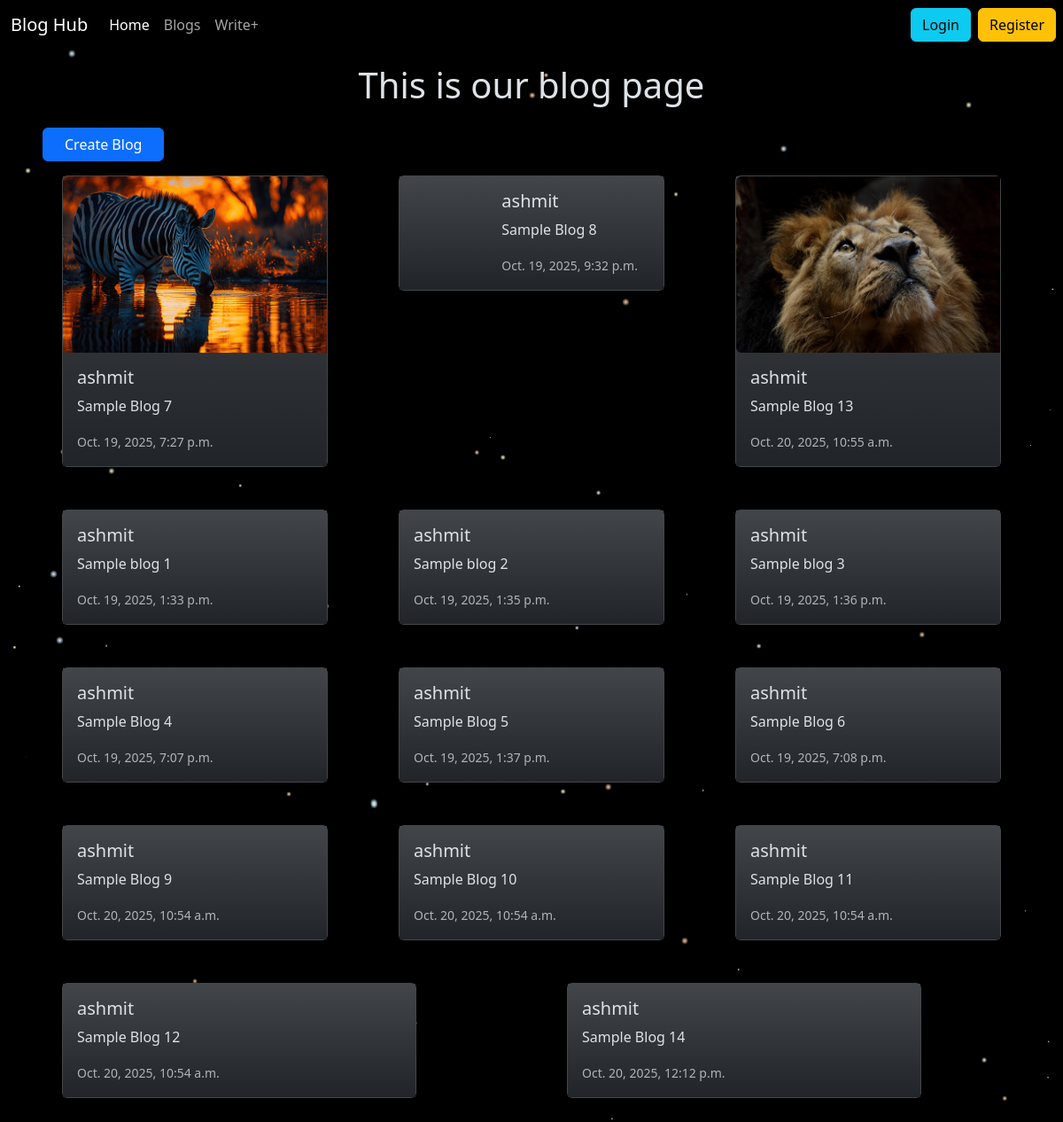
The page /blog_app/ on the database as committed earlier.
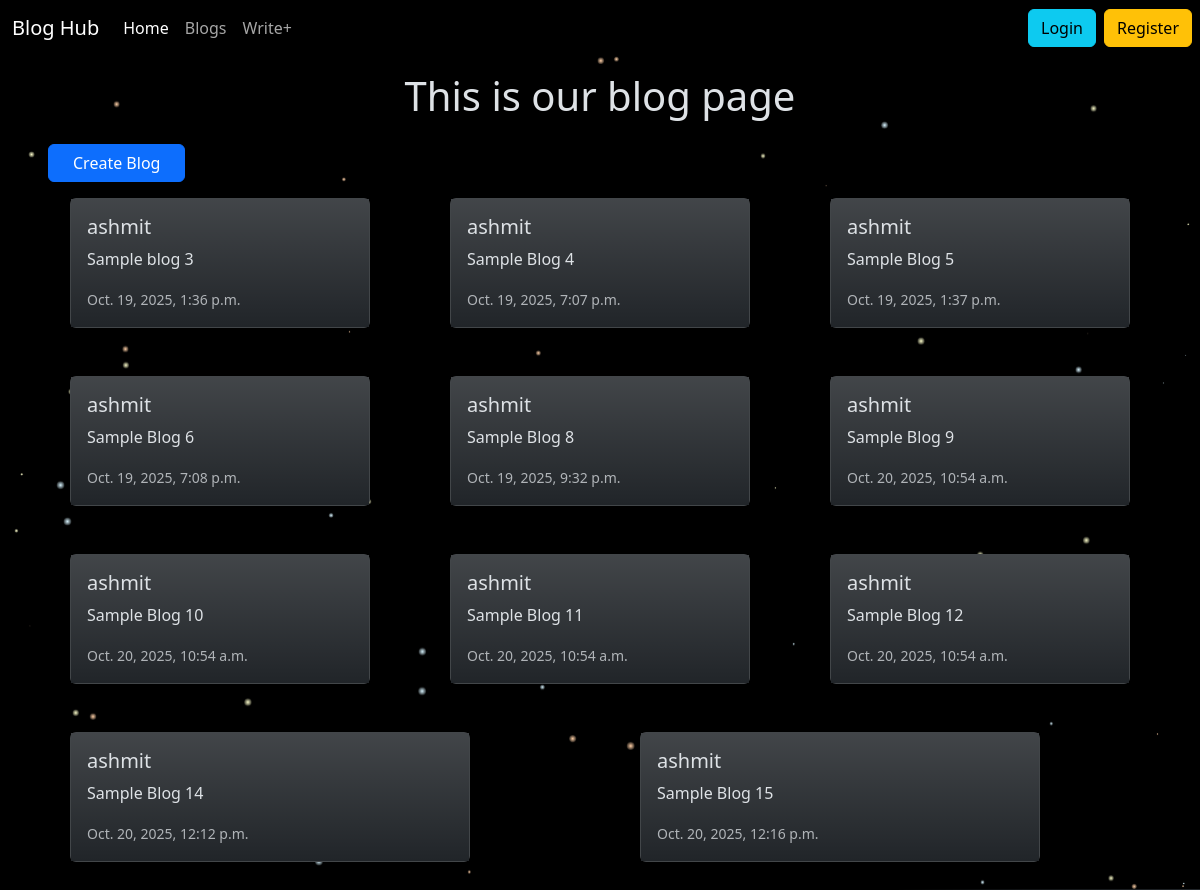
The same page on the database as committed later.
### blog_app/models.py (models this page shows, shortened)
class Blog(models.Model):
    user = models.ForeignKey(User, on_delete=models.CASCADE)
    content = models.TextField()
    thumbnail = models.ImageField(null=True, blank=True, upload_to='photos/')
    created_on = models.DateTimeField(auto_now_add=True)

### blog_app/views.py (the view)
# urls.py: path('', views.blog, name="blog"),
def blog(request):
    all_blogs = Blog.objects.all().order_by('-thumbnail')
    return render(request, "blog_app/index.html", {"all_blogs" : all_blogs})

### blog_app/templates/blog_app/index.html (shortened to what this page needs)
{% extends "base.html" %}
{% load static %}
{% block styling %}
<link rel="stylesheet" href="{% static "blog_style.css" %}">
{% endblock %}
{% block content %}
<h1 class="p-3 text-center">This is our blog page</h1>
<a class="btn btn-primary px-4 ms-5 " href="{% url "create_post" %}">Create Blog</a>
<div class="container px-4 ">
  <div class="row gx-5 ">
      {% for blog in all_blogs  %}
      <div class="col ">
        <div class="p-3 ">
        <div class="card mb-3 " style="max-width: 400px; ">
          <div class="row g-0 bg-dark bg-gradient" style="min-width: 240px">
              {% if blog.thumbnail != '' %}
            <div class="col-md-4 " style="min-width: fit-content;">
                    <img src="{{blog.thumbnail.url}}" class="img-fluid rounded-start" alt="">
                </div>
                {% endif %}
            <div class="col-md-8">
              <div class="card-body">
                <h5 class="card-title">{{blog.user}}</h5>
                {% if blog.content|length > 18 %}
                  <p class="card-text">{{ blog.content|slice:":15" }}......</p>
                {% else %}
                  <p class="card-text">{{ blog.content }}</p>
                {% endif %}
                <p class="card-text"><small class="text-body-secondary">{{blog.created_on}}</small></p>
              </div>
            </div>
          </div>
        </div>
    </div>
  </div>
    {% endfor %}
</div>
</div>
{% endblock %}

### templates/base.html (shortened to what this page needs)
{% load static %}
<!DOCTYPE html>
<html lang="en">
<head>
    <link href="https://cdn.jsdelivr.net/npm/bootstrap@5.3.8/dist/css/bootstrap.min.css" rel="stylesheet">
    {% block styling %}{% endblock %}
</head>
<body data-bs-theme="dark" class="finisher-header" style="height:100%; min-height:100vh">
    <div >
        <nav class="navbar sticky-top navbar-expand-lg bg-black " >
            <div class="container-fluid">
                <a class="navbar-brand" href="{% url "home" %}">Blog Hub</a>
                <div class="collapse navbar-collapse" id="navbarNavDropdown">
                    <ul class="navbar-nav">
                        <li class="nav-item">
                        <a class="nav-link active" aria-current="page" href="{% url "home" %}">Home</a>
                        </li>
                        <li class="nav-item">
                        <a class="nav-link" href="{% url "blog" %}">Blogs</a>
                        </li>
                        <li class="nav-item">
                        <a class="nav-link" href="{% url "create_post" %}">Write+</a>
                        </li>
                    </ul>
                </div>
            </div>
                {% if user.is_authenticated %}
                <form class="d-flex" role="search" method="post" action = {% url "logout" %}>
                    {% csrf_token %}
                    <button class="btn btn-outline-danger me-2" type="submit">Logout</button>
                </form>
                {% else %}
                    <a class="btn btn-info me-2" href="{% url "login" %}">Login</a>
                    <a class="btn btn-warning me-2" href="{% url "register" %}">Register</a>
                {% endif %}
        </nav>
        {% block content %}{% endblock %}
    </div>
</body>
</html>

### blog_app/static/blog_style.css (style rules this page uses)
.card { transition: all 0.3s; cursor: pointer; }

Rows that differ between the two databases and show on the page:
removed Blog: thumbnail (picture), user "ashmit", content "Sample Blog 7", created_on "Oct. 19, 2025, 7:27 p.m."
removed Blog: thumbnail (picture), user "ashmit", content "Sample Blog 13", created_on "Oct. 20, 2025, 10:55 a.m."
removed Blog: user "ashmit", content "Sample blog 1", created_on "Oct. 19, 2025, 1:33 p.m."
removed Blog: user "ashmit", content "Sample blog 2", created_on "Oct. 19, 2025, 1:35 p.m."
changed Blog "Sample Blog 8": thumbnail "photos/roads.jpg" → empty (drawn); moves down the list
added Blog: user "ashmit", content "Sample Blog 15", created_on "Oct. 20, 2025, 12:16 p.m."
